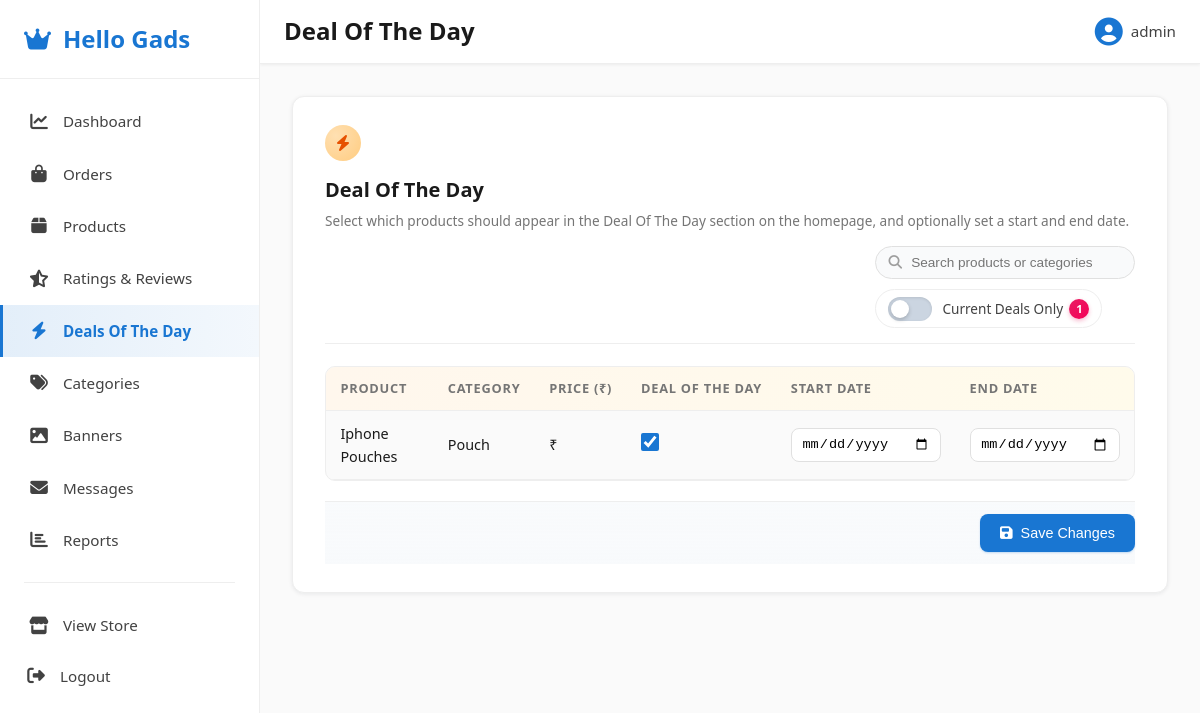
The app's page /dashboard/deals/ (signed in) with its own data.
### app/models.py (models this page shows, shortened)
class TimeStampedModel(models.Model):
    created_at = models.DateTimeField(auto_now_add=True, db_index=True)
    updated_at = models.DateTimeField(auto_now=True)
    class Meta:
        abstract = True

class Product(TimeStampedModel):
    category = models.ForeignKey(Category, on_delete=models.PROTECT, related_name="products")
    name = models.CharField(max_length=200, db_index=True)
    slug = models.SlugField(max_length=220, unique=True)
    description = models.TextField(blank=True)
    brand = models.CharField(max_length=120, blank=True, db_index=True)
    is_featured = models.BooleanField(default=False, db_index=True)
    is_bestseller = models.BooleanField(default=False, db_index=True)
    is_deal_of_day = models.BooleanField(default=False, db_index=True)
    deal_of_day_start = models.DateField(blank=True, null=True, db_index=True)
    deal_of_day_end = models.DateField(blank=True, null=True, db_index=True)
    is_active = models.BooleanField(default=True, db_index=True)
    average_rating = models.DecimalField(
        max_digits=3, decimal_places=2, default=0,
        help_text="Average star rating from verified reviews (1-5).",
    )
    total_reviews = models.PositiveIntegerField(
        default=0,
        help_text="Total number of approved, non-deleted reviews.",
    )
    objects = ProductQuerySet.as_manager()
    class Meta:
        ordering = ["-created_at"]
        indexes = [
            models.Index(fields=["is_active", "is_featured"]),
            models.Index(fields=["is_active", "is_bestseller"]),
            models.Index(fields=["is_active", "is_deal_of_day"]),
            models.Index(fields=["category", "is_active"]),
            models.Index(fields=["is_active", "brand"]),
        ]

class Category(TimeStampedModel):
    name = models.CharField(max_length=120, unique=True)
    slug = models.SlugField(max_length=140, unique=True)
    is_active = models.BooleanField(default=True, db_index=True)
    image = models.ImageField(upload_to="categories/", blank=True, null=True)
    class Meta:
        ordering = ["name"]
        indexes = [
            models.Index(fields=["is_active", "name"]),
        ]

### app/admin_views.py (the view, shortened to what this page needs)
# urls.py: path("deals/", admin_views.DealOfDayListView.as_view(), name="deal_list"),
class DealOfDayListView(StaffRequiredMixin, TemplateView):
    template_name = "admin/deals_list.html"
    def get_queryset(self):
        qs = Product.objects.select_related("category").order_by(
            "category__name", "name"
        )
        search = (self.request.GET.get("q") or "").strip()
        if search:
            qs = qs.filter(
                Q(name__icontains=search)
                | Q(category__name__icontains=search)
            )
        current_only = self.request.GET.get("current")
        return qs
    def get_context_data(self, **kwargs):
        context = super().get_context_data(**kwargs)
        qs = self.get_queryset()
        paginator = Paginator(qs, 20)
        page = self.request.GET.get("page")
        try:
            page_obj = paginator.page(page)
        except PageNotAnInteger:
            page_obj = paginator.page(1)
        except EmptyPage:
            page_obj = paginator.page(paginator.num_pages)
        context["active_menu"] = "deals"
        context["products"] = page_obj.object_list
        context["page_obj"] = page_obj
        context["paginator"] = paginator
        context["is_paginated"] = paginator.num_pages > 1
        context["search_query"] = (self.request.GET.get("q") or "").strip()
        today = timezone.now().date()
        context["today"] = today
        context["filter_current"] = self.request.GET.get("current") == "1"
        if context["filter_current"]:
            context["active_deals_count"] = paginator.count
        else:
            current_deals_qs = Product.objects.filter(
                Q(
                    is_deal_of_day=True,
                    deal_of_day_start__lte=today,
                    deal_of_day_end__gte=today,
                )
                | Q(
                    is_deal_of_day=True,
                    deal_of_day_start__isnull=True,
                    deal_of_day_end__isnull=True,
                )
            )
            context["active_deals_count"] = current_deals_qs.count()
        return context

### templates/admin/deals_list.html (shortened to what this page needs)
{% extends "admin/base.html" %}
{% load static %}
{% block page_title %}Deal Of The Day{% endblock %}
{% block content %}
<div class="deals-page-wrapper">
    <div class="deals-card">
        <div class="deals-header">
            <div class="deals-title-group" style="display:flex;align-items:center;gap:0.8rem;flex-wrap:wrap;">
                <div class="deals-icon">
                    <i class="fas fa-bolt"></i>
                </div>
                <div class="deals-title">
                    <h4>Deal Of The Day</h4>
                    <p>
                        Select which products should appear in the Deal Of The Day section on the homepage,
                        and optionally set a start and end date.
                    </p>
                </div>
            </div>
            <div class="deals-search">
                <form method="get" class="deals-search-form" id="deals-filter-form">
                    <div class="deals-search-input-wrapper">
                        <span class="deals-search-icon">
                        </span>
                        <input type="text"
                               name="q"
                               value="{{ search_query }}"
                               class="deals-search-input"
                               placeholder="Search products or categories">
                    </div>
                    <div class="toggle-filter-wrapper">
                        <label class="toggle-switch" for="filter-current-deals">
                            <span class="toggle-slider"></span>
                        </label>
                        <label class="toggle-label" for="filter-current-deals">
                            <span>Current Deals Only</span>
                            {% if active_deals_count %}
                            <span class="filter-badge">{{ active_deals_count }}</span>
                            {% endif %}
                        </label>
                    </div>
                </form>
            </div>
        </div>
        <form method="post">
            {% if products %}
            <div class="deals-table-wrap">
                <table class="deals-table">
                    <thead>
                        <tr>
                            <th>Product</th>
                            <th>Category</th>
                            <th>Price (₹)</th>
                            <th style="text-align:center;">Deal Of The Day</th>
                            <th>Start Date</th>
                            <th>End Date</th>
                        </tr>
                    </thead>
                    <tbody>
                        {% for product in products %}
                        <tr>
                            <td>{{ product.name }}</td>
                            <td data-label="Category">{{ product.category.name }}</td>
                            <td data-label="Price">₹{{ product.price|floatformat:0 }}</td>
                            <td class="deals-switch-cell" data-label="Deal Of The Day">
                                <input type="checkbox"
                                       name="is_deal_{{ product.id }}"
                                       id="id_is_deal_{{ product.id }}"
                                       {% if product.is_deal_of_day %}checked{% endif %}>
                            </td>
                            <td data-label="Start Date">
                                <input type="date"
                                       name="start_{{ product.id }}"
                                       class="deals-date-input"
                                       value="{{ product.deal_of_day_start|date:'Y-m-d' }}">
                            </td>
                            <td data-label="End Date">
                                <input type="date"
                                       name="end_{{ product.id }}"
                                       class="deals-date-input"
                                       value="{{ product.deal_of_day_end|date:'Y-m-d' }}">
                            </td>
                        </tr>
                        {% endfor %}
                    </tbody>
                </table>
            </div>
            <div class="deals-footer">
                <div class="deals-footer-inner">
                    <button type="submit" class="btn btn-primary">
                        <i class="fas fa-save"></i>
                        <span>Save Changes</span>
                    </button>
                </div>
            </div>
            {% endif %}
        </form>
    </div>
</div>
{% endblock %}

### templates/admin/base.html (shortened to what this page needs)
<!DOCTYPE html>
<html lang="en">
<head>
    {% load static %}
    <link rel="stylesheet" href="{% static 'css/loader.css' %}">
    <link rel="stylesheet" href="{% static 'css/admin.css' %}">
    <link rel="stylesheet" href="{% static 'css/admin-mobile.css' %}">
    <link rel="stylesheet" href="https://cdnjs.cloudflare.com/ajax/libs/font-awesome/6.4.0/css/all.min.css">
</head>
<body>
    <div class="admin-wrapper">
        <aside class="sidebar" id="sidebar">
            <div class="sidebar-header">
                <h2 class="sidebar-logo">
                    <i class="fas fa-crown"></i>
                    <span>Hello Gads</span>
                </h2>
            </div>
            <nav class="sidebar-nav">
                <a href="{% url 'admin_panel:dashboard' %}" class="nav-item {% if active_menu == 'dashboard' %}active{% endif %}">
                    <i class="fas fa-chart-line"></i>
                    <span>Dashboard</span>
                </a>
                <a href="{% url 'admin_panel:order_list' %}" class="nav-item {% if active_menu == 'orders' %}active{% endif %}">
                    <i class="fas fa-shopping-bag"></i>
                    <span>Orders</span>
                </a>
                <a href="{% url 'admin_panel:product_list' %}" class="nav-item {% if active_menu == 'products' %}active{% endif %}">
                    <i class="fas fa-box"></i>
                    <span>Products</span>
                </a>
                <a href="{% url 'admin_panel:review_list' %}" class="nav-item {% if active_menu == 'reviews' %}active{% endif %}">
                    <i class="fas fa-star-half-alt"></i>
                    <span>Ratings &amp; Reviews</span>
                </a>
                <a href="{% url 'admin_panel:deal_list' %}" class="nav-item {% if active_menu == 'deals' %}active{% endif %}">
                    <i class="fas fa-bolt"></i>
                    <span>Deals Of The Day</span>
                </a>
                <a href="{% url 'admin_panel:category_list' %}" class="nav-item {% if active_menu == 'categories' %}active{% endif %}">
                    <i class="fas fa-tags"></i>
                    <span>Categories</span>
                </a>
                <a href="{% url 'admin_panel:banner_list' %}" class="nav-item {% if active_menu == 'banners' %}active{% endif %}">
                    <i class="fas fa-image"></i>
                    <span>Banners</span>
                </a>
                <a href="{% url 'admin_panel:message_list' %}" class="nav-item {% if active_menu == 'messages' %}active{% endif %}">
                    <i class="fas fa-envelope"></i>
                    <span class="nav-item-label">
                        Messages
                    </span>
                </a>
                <a href="{% url 'admin_panel:report_list' %}" class="nav-item {% if active_menu == 'reports' %}active{% endif %}">
                    <i class="fas fa-chart-bar"></i>
                    <span>Reports</span>
                </a>
                <div class="nav-divider"></div>
                <a href="{% url 'store:home' %}" class="nav-item" target="_blank">
                    <i class="fas fa-store"></i>
                    <span>View Store</span>
                </a>
                <form method="post" action="{% url 'admin_panel:logout' %}" class="logout-form">
                    <button type="submit" class="nav-item logout-btn">
                        <i class="fas fa-sign-out-alt"></i>
                        <span>Logout</span>
                    </button>
                </form>
            </nav>
        </aside>
        <main class="main-content">
            <header class="topbar">
                <div class="topbar-title">
                    <h1 class="topbar-title-inner">{% block page_title %}Dashboard{% endblock %}</h1>
                </div>
                <div class="topbar-actions">
                    <div class="user-menu">
                        <i class="fas fa-user-circle"></i>
                        <span class="user-name">{{ request.user.username }}</span>
                    </div>
                </div>
            </header>
            <div class="content-area">
                {% block content %}{% endblock %}
            </div>
        </main>
    </div>
</body>
</html>

### records on screen
Product: name "Iphone Pouches", category.name "Pouch", is_deal_of_day "☑"

### other values on screen
{{ request.user.username }} "admin"
{{ active_deals_count }} "1"
